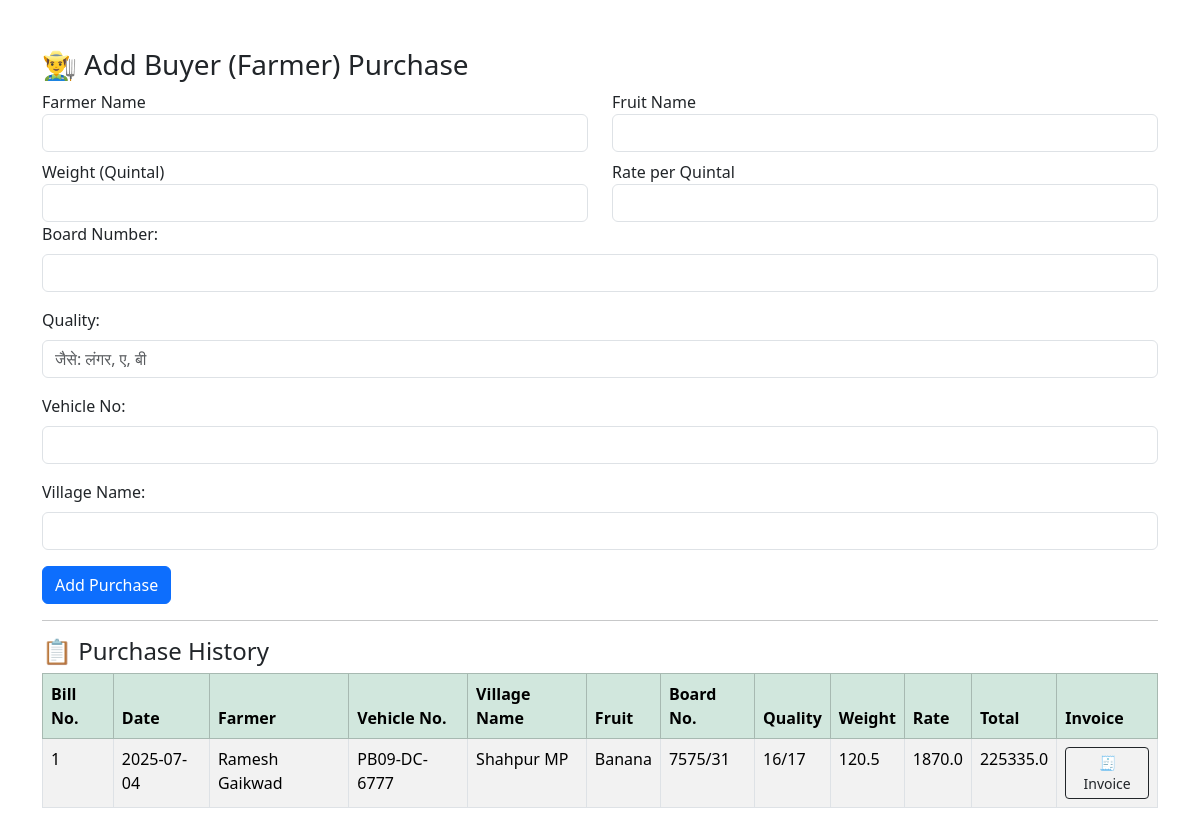
Screenshot of /buyers (signed in) with the database file from the repository.
### app/models.py (models this page shows)
class FarmerPurchase(db.Model):
    id = db.Column(db.Integer, primary_key=True)
    farmer_name = db.Column(db.String(100), nullable=False)
    fruit_name = db.Column(db.String(50), nullable=False)
    weight = db.Column(db.Float, nullable=False)
    rate = db.Column(db.Float, nullable=False)
    total_price = db.Column(db.Float, nullable=False)
    date = db.Column(db.Date, default=datetime.now())
    vehicle_no = db.Column(db.String(20))
    village = db.Column(db.String(100))
    total_lungar = db.Column(db.Integer)
    notes = db.Column(db.Text)
    board_no = db.Column(db.String(20))
    quality = db.Column(db.String(50))
    bill_no = db.Column(db.Integer, unique=True, index=True)

### app/routes.py (the view, shortened to what this page needs)
@main.route('/buyers', methods=['GET', 'POST'])
@login_required
def buyers():
    form = FarmerPurchaseForm()
    purchases = FarmerPurchase.query.order_by(FarmerPurchase.date.desc()).all()
    return render_template('buyers.html', form=form, purchases=purchases)

### app/forms.py
class FarmerPurchaseForm(FlaskForm):
    farmer_name = StringField('Farmer Name', validators=[InputRequired()])
    fruit_name = StringField('Fruit Name', validators=[InputRequired()])
    weight = FloatField('Weight (Quintal)', validators=[InputRequired()])
    rate = FloatField('Rate per Quintal', validators=[InputRequired()])
    submit = SubmitField('Add Purchase')

### app/__init__.py (called while the page is built)
def create_app(template_folder=None, static_folder=None):
    app = Flask(__name__,template_folder=template_folder, static_folder=static_folder)
    app.config['SECRET_KEY'] = 'supersecret'
    app.config['SQLALCHEMY_DATABASE_URI'] = 'sqlite:///fruitbiz.db'
    migrate = Migrate(app, db)
    db.init_app(app)
    login_manager.init_app(app)
    from .routes import main
    app.register_blueprint(main)
    from .models import User
    @login_manager.user_loader
    def load_user(user_id):
        return User.query.get(int(user_id))
    return app

### templates/buyers.html (shortened to what this page needs)
<!DOCTYPE html>
<html lang="en">
<head>
  <link href="https://cdn.jsdelivr.net/npm/bootstrap@5.3.3/dist/css/bootstrap.min.css" rel="stylesheet">
</head>
<body>
  <div class="container mt-5">
    <h3>👨‍🌾 Add Buyer (Farmer) Purchase</h3>
    <form method="POST">
      <div class="row">
        <div class="col">{{ form.farmer_name.label }}{{ form.farmer_name(class="form-control") }}</div>
        <div class="col">{{ form.fruit_name.label }}{{ form.fruit_name(class="form-control") }}</div>
      </div>
      <div class="row mt-2">
        <div class="col">{{ form.weight.label }}{{ form.weight(class="form-control") }}</div>
        <div class="col">{{ form.rate.label }}{{ form.rate(class="form-control") }}</div>
      </div>
      <div class="mb-3">
        <label for="board_no" class="form-label">Board Number:</label>
        <input type="text" class="form-control" id="board_no" name="board_no">
      </div>
      <div class="mb-3">
        <label for="quality" class="form-label">Quality:</label>
        <input type="text" class="form-control" id="quality" name="quality" placeholder="जैसे: लंगर, ए, बी">
      </div>
      <div class="mb-3">
        <label for="vehicle_no" class="form-label">Vehicle No:</label>
        <input type="text" class="form-control" id="vehicle_no" name="vehicle_no">
      </div>
      <div class="mb-3">
        <label for="village" class="form-label">Village Name:</label>
        <input type="text" class="form-control" id="village" name="village">
      </div>
      <div class="mt-3">
        {{ form.submit(class="btn btn-primary") }}
      </div>
    </form>
    <hr>
    <h4>📋 Purchase History</h4>
    <table class="table table-striped table-bordered">
  <thead class="table-success">
    <tr>
      <th>Bill No.</th>
      <th>Date</th>
      <th>Farmer</th>
      <th>Vehicle No.</th>
      <th>Village Name</th>
      <th>Fruit</th>
      <th>Board No.</th>
      <th>Quality</th>
      <th>Weight</th>
      <th>Rate</th>
      <th>Total</th>
      <th>Invoice</th>
    </tr>
  </thead>
  <tbody>
    {% for purchase in purchases %}
      <tr>
        <td>{{ purchase.bill_no }}</td>
        <td>{{ purchase.date.strftime('%Y-%m-%d') }}</td>
        <td>{{ purchase.farmer_name }}</td>
        <td>{{ purchase.vehicle_no or '--' }}</td>
        <td>{{ purchase.village or '--' }}</td>
        <td>{{ purchase.fruit_name }}</td>
        <td>{{ purchase.board_no or '--' }}</td>
        <td>{{ purchase.quality or '--' }}</td>
        <td>{{ purchase.weight }}</td>
        <td>{{ purchase.rate }}</td>
        <td>{{ purchase.total_price }}</td>
        <td>
          <a class="btn btn-sm btn-outline-dark" href="{{ url_for('main.buyer_invoice', id=purchase.id) }}">
            🧾 Invoice
          </a>
        </td>
      </tr>
    {% endfor %}
  </tbody>
</table>
  </div>
</body>
</html>

### rows the page displays
FarmerPurchase: bill_no "1", date "2025-07-04", farmer_name "Ramesh Gaikwad", vehicle_no "PB09-DC-6777", village "Shahpur MP", fruit_name "Banana", board_no "7575/31", quality "16/17", weight "120.5", rate "1870.0", total_price "225335.0"
